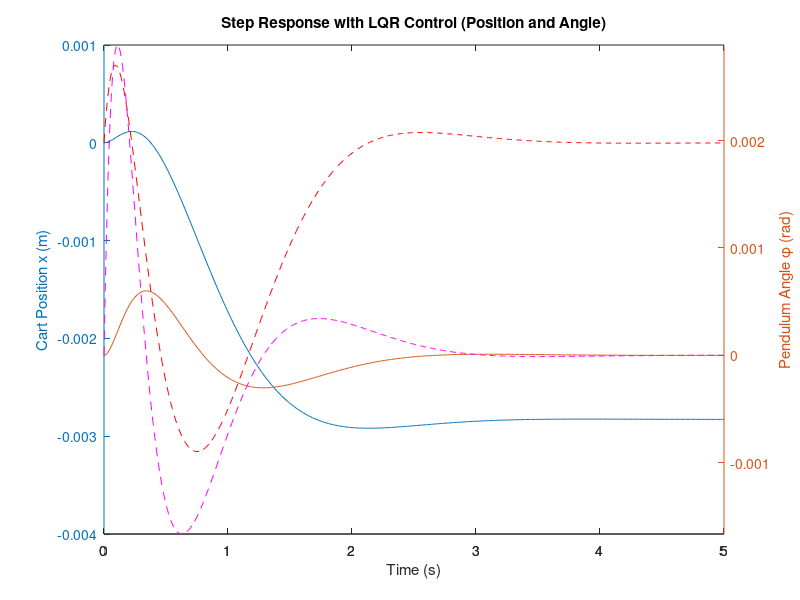
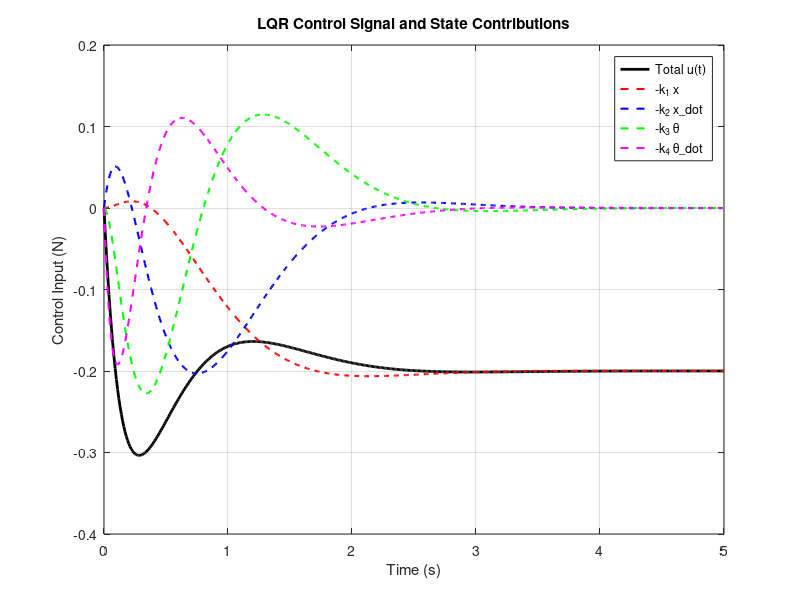

Write the MATLAB code that produced these figures, in order.

% LQR_Control_Design.m
% ---------------------
%
% Designs a Linear Quadratic Regulator (LQR) for an inverted pendulum on a cart using state-space modeling.
% The script:
%   - Defines the system dynamics using physical parameters.
%   - Constructs state-space (A, B, C, D) matrices.
%   - Computes the LQR gain matrix K using a tunable cost function (Q, R).
%   - Tunes cost function in a defined manner
%   - Simulates the closed-loop response to a step input.
%   - Plots the system response (cart position, pendulum angle and velocities).
%   - Decomposes and visualizes each state’s contribution to the total control force.
%
% Assumptions:
%   - Pendulum is modeled as a rigid rod with mass concentrated at its end.
%   - Linear damping is applied to the cart.
%   - Small-angle approximations are not used (full dynamics are linearized around upright equilibrium).
%
% Physical Parameters:
%   M = cart mass [kg]
%   m = pendulum mass [kg]
%   l = pendulum length to center of mass [m]
%   b = damping coefficient [Ns/m]
%   g = gravity [m/s^2]
%   x = cart position
%   x_dot = cart velocity
%   phi = pendulum angle from upright position
%   phi_dot = angluar velocity
%
% Toolbox Requirements:
%   - Control System Toolbox: for `ss`, `eig`, `ctrb`, `lqr`, `lsim`
%
% References:
% [1] https://ctms.engin.umich.edu/CTMS/index.php?example=InvertedPendulum&section=SystemModeling
%
% Author: Finn Cracknell
% Date: 30/06/2025

clear all; close all; clc;

% define system parameters
M = 10;
m = 0.2;
b = 0.1;
g = 9.81;
l = 0.15;
I = m*l^2;

% define denominator for the A and B matrices
p = I*(M+m)+M*m*l^2;

% define system dynamics matrix A (4 x 4)
A = [0      1              0           0;
     0 -(I+m*l^2)*b/p  (m^2*g*l^2)/p   0;
     0      0              0           1;
     0 -(m*l*b)/p       m*g*l*(M+m)/p  0];

% define input matrix B (4 x 1)
B = [     0;
     (I+m*l^2)/p;
          0;
        m*l/p];

% define output matrix C (2 x 4)
C = [1 0 0 0; 
     0 0 1 0];

% define feedthrough matrix D (2 x 1)
D = [0;
     0];

% define state, input, and output names
states = {'x' 'x_dot' 'phi' 'phi_dot'};
inputs = {'u'};
outputs = {'x'; 'phi'};

% create state-space system for the open-loop plant
sys_ss = ss(A,B,C,D,'statename',states,'inputname',inputs,'outputname',outputs);

% get poles and controlability
poles = eig(A);
co = ctrb(sys_ss);

% check controllability is correctly equal to number of states)
controllability = rank(co);

% define cost function matrices (Q and R) for LQR design
Q = C'*C;
Q(1,1) = 5000;   % weight on x (cart position)
Q(2,2) = 100;    % weight on x_dot (cart velocity)
Q(3,3) = 200;    % weight on phi (pendulum angle)
Q(4,4) = 50;     % weight on phi_dot (anglular velocity)

R = 1;           % weight on control effect

% compute LQR gains
K = lqr(A,B,Q,R)

% define closed-loop system with state feedback
Ac = [(A-B*K)];
Bc = [B];
Cc = [C];
Dc = [D];

% redefine system for closed-loop
sys_cl = ss(Ac,Bc,Cc,Dc,'statename',states,'inputname',inputs,'outputname',outputs);

% simulate closed-loop response to step reference
figure;
t = 0:0.01:5;
r = 0.2 * ones(size(t));
[y, t, x] = lsim(sys_cl, r, t);

% plot x and theta on the first figure using plotyy
[AX, H1, H2] = plotyy(t, y(:,1), t, y(:,2), 'plot');
set(get(AX(1), 'Ylabel'), 'String', 'Cart Position x (m)');
set(get(AX(2), 'Ylabel'), 'String', 'Pendulum Angle \phi (rad)');
xlabel('Time (s)');
title('Step Response with LQR Control (Position and Angle)');

% overlay additional plots for x_dot and phi_dot
hold(AX(1), 'on'); 
hold(AX(2), 'on'); 

% extract state variables
x_pos   = x(:,1);
x_dot   = x(:,2);
phi     = x(:,3);
phi_dot = x(:,4);

% plot x_dot on left Y-axis
plot(AX(1), t, x_dot, 'r--', 'DisplayName', 'Cart Velocity $\dot{x}$');

% plot phi_dot on right Y-axis
plot(AX(2), t, phi_dot, 'm--', 'DisplayName', 'Pendulum Angular Velocity $\dot{\phi}$');
ylim(AX(2), [min(phi_dot), max(phi_dot)])

% simulate closed-loop system response
[y,t,x] = lsim(sys_cl,r,t);

% compute control input over time
u = -x * K';

% decompose x into individual state components
x1 = x(:,1); % cart position
x2 = x(:,2); % cart velocity
x3 = x(:,3); % pendulum angle
x4 = x(:,4); % pendulum angular velocity

% decompose K
k1 = K(1);
k2 = K(2);
k3 = K(3);
k4 = K(4);

% individual contributions to the control signal
u1 = -k1 * x1;
u2 = -k2 * x2;
u3 = -k3 * x3;
u4 = -k4 * x4;

% plot the full control signal and each component
figure;
plot(t, u, 'k-', 'LineWidth', 2); hold on;
plot(t, u1, 'r--', 'LineWidth', 1.5);
plot(t, u2, 'b--', 'LineWidth', 1.5);
plot(t, u3, 'g--', 'LineWidth', 1.5);
plot(t, u4, 'm--', 'LineWidth', 1.5);
legend('Total u(t)', '-k_1 x', '-k_2 x\_dot', '-k_3 \theta', '-k_4 \theta\_dot');
xlabel('Time (s)');
ylabel('Control Input (N)');
title('LQR Control Signal and State Contributions');
grid on;